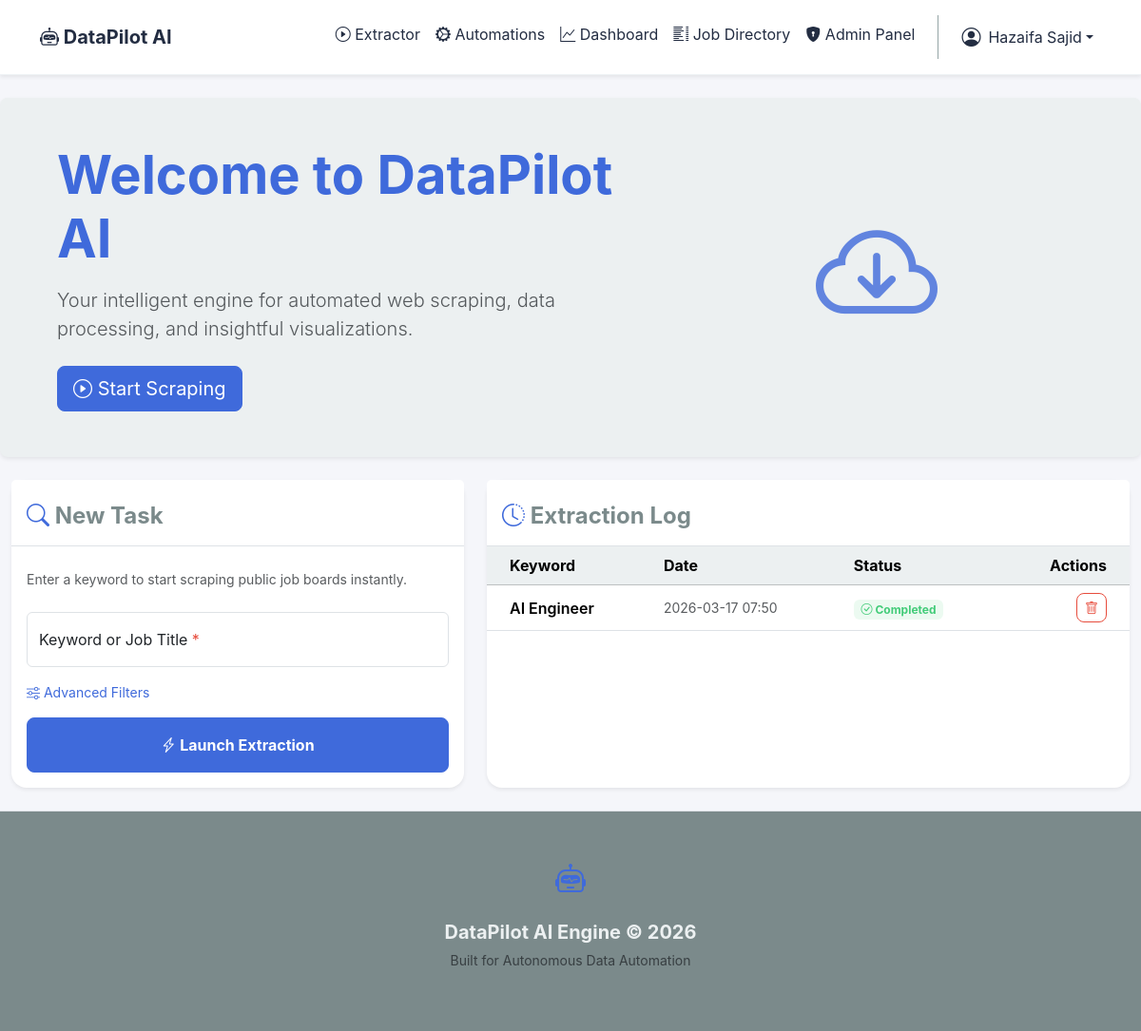
The app's page /app (signed in) with its own data.
### models.py (models this page shows)
class ScrapeTask(db.Model):
    id = db.Column(db.Integer, primary_key=True)
    user_id = db.Column(db.Integer, db.ForeignKey('user.id'), nullable=True) # made True for migration safety
    keyword = db.Column(db.String(255), nullable=False)
    location = db.Column(db.String(255))
    company = db.Column(db.String(255))
    time_period = db.Column(db.String(50))
    salary = db.Column(db.String(255))
    status = db.Column(db.String(50), default='pending') # pending, running, completed, failed
    created_at = db.Column(db.DateTime, default=datetime.utcnow)

### app.py (the view)
    @app.route('/app')
    @login_required
    def scraper_app():
        user_id = session.get('user_id')
        tasks = ScrapeTask.query.filter_by(user_id=user_id).order_by(ScrapeTask.created_at.desc()).limit(10).all()
        return render_template('index.html', recent_tasks=tasks)

### authentication.py (called while the page is built)
def login_required(f):
    @wraps(f)
    def decorated_function(*args, **kwargs):
        if 'user_id' not in session:
            flash('Please log in to access this page.', 'warning')
            return redirect(url_for('auth.login'))
        return f(*args, **kwargs)
    return decorated_function

### templates/index.html (shortened to what this page needs)
{% extends 'base.html' %}
{% block content %}
<div class="row mb-4 align-items-center bg-light p-5 rounded-3 shadow-sm">
    <div class="col-md-7">
        <h1 class="display-4 fw-bold text-primary mb-3">Welcome to DataPilot AI</h1>
        <p class="lead text-muted">Your intelligent engine for automated web scraping, data processing, and insightful visualizations.</p>
        <a href="#scrape-section" class="btn btn-primary btn-lg mt-2"><i class="bi bi-play-circle"></i> Start Scraping</a>
    </div>
    <div class="col-md-5 d-none d-md-block text-center">
        <i class="bi bi-cloud-arrow-down text-primary" style="font-size: 8rem; opacity: 0.8;"></i>
    </div>
</div>
<div class="row" id="scrape-section">
    <div class="col-md-5 mb-4">
        <div class="card shadow-sm h-100 border-0 rounded-4">
            <div class="card-header bg-white border-bottom pt-4 pb-3">
                <h4 class="card-title fw-bold mb-0 text-dark"><i class="bi bi-search text-primary"></i> New Task</h4>
            </div>
            <div class="card-body mt-2">
                <p class="text-muted small mb-4">Enter a keyword to start scraping public job boards instantly.</p>
                <form id="scrapeForm">
                    <div class="form-floating mb-3">
                        <input type="text" id="keyword" class="form-control" placeholder="e.g. Data Scientist" required>
                        <label for="keyword">Keyword or Job Title <span class="text-danger">*</span></label>
                    </div>
                    <a class="text-decoration-none small d-block mb-3" data-bs-toggle="collapse" href="#advancedFilters" role="button" aria-expanded="false" aria-controls="advancedFilters" style="color: #3f6adb;">
                        <i class="bi bi-sliders" style="color: #3f6adb;"></i> Advanced Filters
                    </a>
                    <button class="btn btn-primary w-100 py-3 rounded-3 fw-bold" type="submit" id="scrapeBtn">
                        <i class="bi bi-lightning-charge"></i> Launch Extraction
                    </button>
                </form>
            </div>
        </div>
    </div>
    <div class="col-md-7 mb-4">
        <div class="card shadow-sm h-100 border-0 rounded-4">
            <div class="card-header bg-white border-bottom pt-4 pb-3">
                <h4 class="card-title fw-bold mb-0 text-dark"><i class="bi bi-clock-history text-primary"></i> Extraction Log</h4>
            </div>
            <div class="card-body p-0">
                {% if recent_tasks %}
                <div class="table-responsive">
                    <table class="table table-hover align-middle mb-0 text-nowrap">
                        <thead class="table-light">
                            <tr>
                                <th class="ps-4">Keyword</th>
                                <th>Date</th>
                                <th>Status</th>
                                <th class="text-end pe-4">Actions</th>
                            </tr>
                        </thead>
                        <tbody>
                        {% for task in recent_tasks %}
                            <tr id="task-{{ task.id }}">
                                <td class="fw-semibold ps-4">{{ task.keyword }}</td>
                                <td class="text-muted small">{{ task.created_at.strftime('%Y-%m-%d %H:%M') }}</td>
                                <td>
                                    {% if task.status == 'completed' %}
                                        <span class="badge" style="background-color: rgba(67, 204, 121, 0.1); color: #43cc79;"><i class="bi bi-check-circle"></i> Completed</span>
                                    {% elif task.status == 'running' %}
                                        <span class="badge" style="background-color: rgba(63, 106, 219, 0.1); color: #3f6adb;"><i class="bi bi-arrow-repeat spin"></i> Running</span>
                                    {% elif task.status == 'failed' %}
                                        <span class="badge" style="background-color: rgba(242, 74, 74, 0.1); color: #f24a4a;"><i class="bi bi-x-circle"></i> Failed</span>
                                    {% else %}
                                        <span class="badge bg-light text-secondary"><i class="bi bi-hourglass-split"></i> Pending</span>
                                    {% endif %}
                                </td>
                                <td class="text-end pe-4">
                                    <button class="btn btn-sm btn-outline-danger delete-task-btn rounded-3" data-task-id="{{ task.id }}" title="Delete Task">
                                        <i class="bi bi-trash"></i>
                                    </button>
                                </td>
                            </tr>
                        {% endfor %}
                        </tbody>
                    </table>
                </div>
                {% endif %}
            </div>
        </div>
    </div>
</div>
{% endblock %}

### static/style.css (style rules this page uses)
body { background-color: #f5f6fa; font-family: 'Inter', -apple-system, sans-serif; }
.text-primary { color: #3f6adb !important; }
.btn-primary { background-color: #3f6adb !important; border-color: #3f6adb !important; color: white !important; }

### records on screen
ScrapeTask: keyword "AI Engineer", created_at "2026-03-17 07:50", status "completed" (drawn)

### other values on screen
{{ session.get('user_name', 'User') }} "Hazaifa Sajid"
